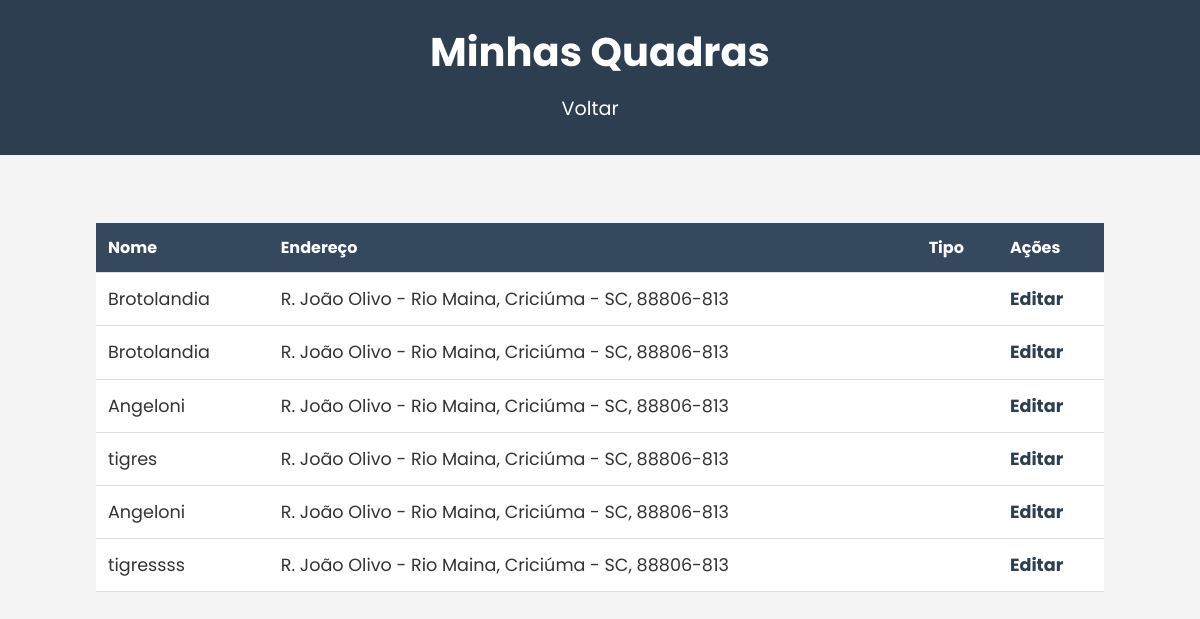
Page /minhas-quadras.php (signed in) on the earlier database version.
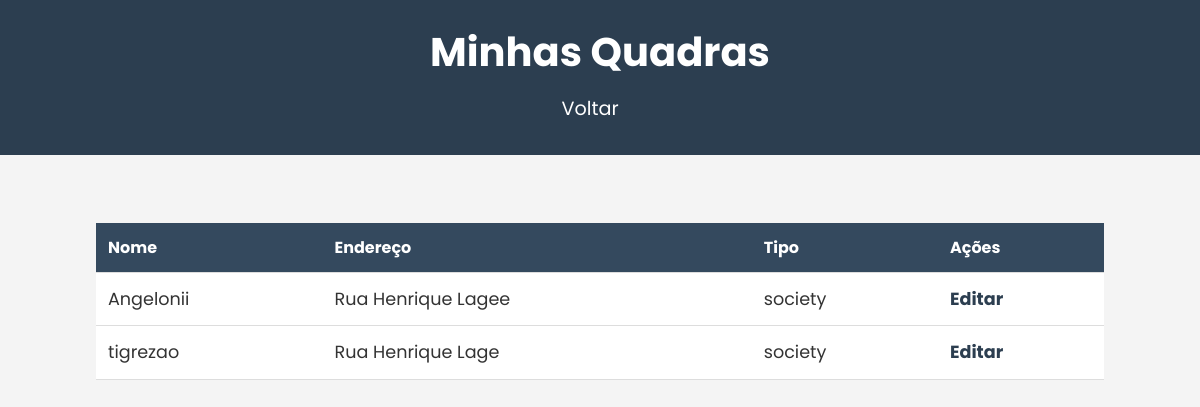
Same page on the later database version.
### tables this page shows
CREATE TABLE `quadra` (
  `id_quadra` int(11) NOT NULL,
  `nome` varchar(100) NOT NULL,
  `endereco` varchar(255) NOT NULL,
  `tipo` varchar(255) NOT NULL,
  `preco` decimal(10,2) NOT NULL,
  `imagem` varchar(255) NOT NULL,
  `id_usuario` int(11) NOT NULL
);

### minhas-quadras.php (the view, shortened to what this page needs)
<?php
require 'conexao.php';
$id_admin = $_SESSION['user_id'];
$query = "SELECT * FROM quadra WHERE id_usuario = ?";
$stmt = $conn->prepare($query);
$stmt->bind_param("i", $id_admin);
$stmt->execute();
$result = $stmt->get_result();
?>
<!DOCTYPE html>
<html lang="pt-br">
<head>
    <link rel="stylesheet" href="styles/styles.css">
</head>
<body>
    <header>
        <h1>Minhas Quadras</h1>
        <nav>
            <ul>
                <li><a href="painel-admin.php">Voltar</a></li>
            </ul>
        </nav>
    </header>
    <section class="quadras-list">
        <?php if ($result->num_rows > 0): ?>
            <table>
                <thead>
                    <tr>
                        <th>Nome</th>
                        <th>Endereço</th>
                        <th>Tipo</th>
                        <th>Ações</th>
                    </tr>
                </thead>
                <tbody>
                    <?php while ($row = $result->fetch_assoc()): ?>
                        <tr>
                            <td><?php echo htmlspecialchars($row['nome']); ?></td>
                            <td><?php echo htmlspecialchars($row['endereco']); ?></td>
                            <td><?php echo htmlspecialchars($row['tipo']); ?></td>
                            <td>
                                <a href="editar-quadra.php?id=<?php echo $row['id_quadra']; ?>">Editar</a>
                            </td>
                        </tr>
                    <?php endwhile; ?>
                </tbody>
            </table>
        <?php else: ?>
            <p>Você não tem quadras cadastradas.</p>
        <?php endif; ?>
    </section>
</body>
</html>

Differences in the rows shown:
removed quadra: nome "Brotolandia", endereco "R. João Olivo - Rio Maina, Criciúma - SC, 88806-813"
removed quadra: nome "Brotolandia", endereco "R. João Olivo - Rio Maina, Criciúma - SC, 88806-813"
removed quadra: nome "Angeloni", endereco "R. João Olivo - Rio Maina, Criciúma - SC, 88806-813"
removed quadra: nome "tigres", endereco "R. João Olivo - Rio Maina, Criciúma - SC, 88806-813"
removed quadra: nome "Angeloni", endereco "R. João Olivo - Rio Maina, Criciúma - SC, 88806-813"
removed quadra: nome "tigressss", endereco "R. João Olivo - Rio Maina, Criciúma - SC, 88806-813"
added quadra: nome "Angelonii", endereco "Rua Henrique Lagee", tipo "society"
added quadra: nome "tigrezao", endereco "Rua Henrique Lage", tipo "society"
